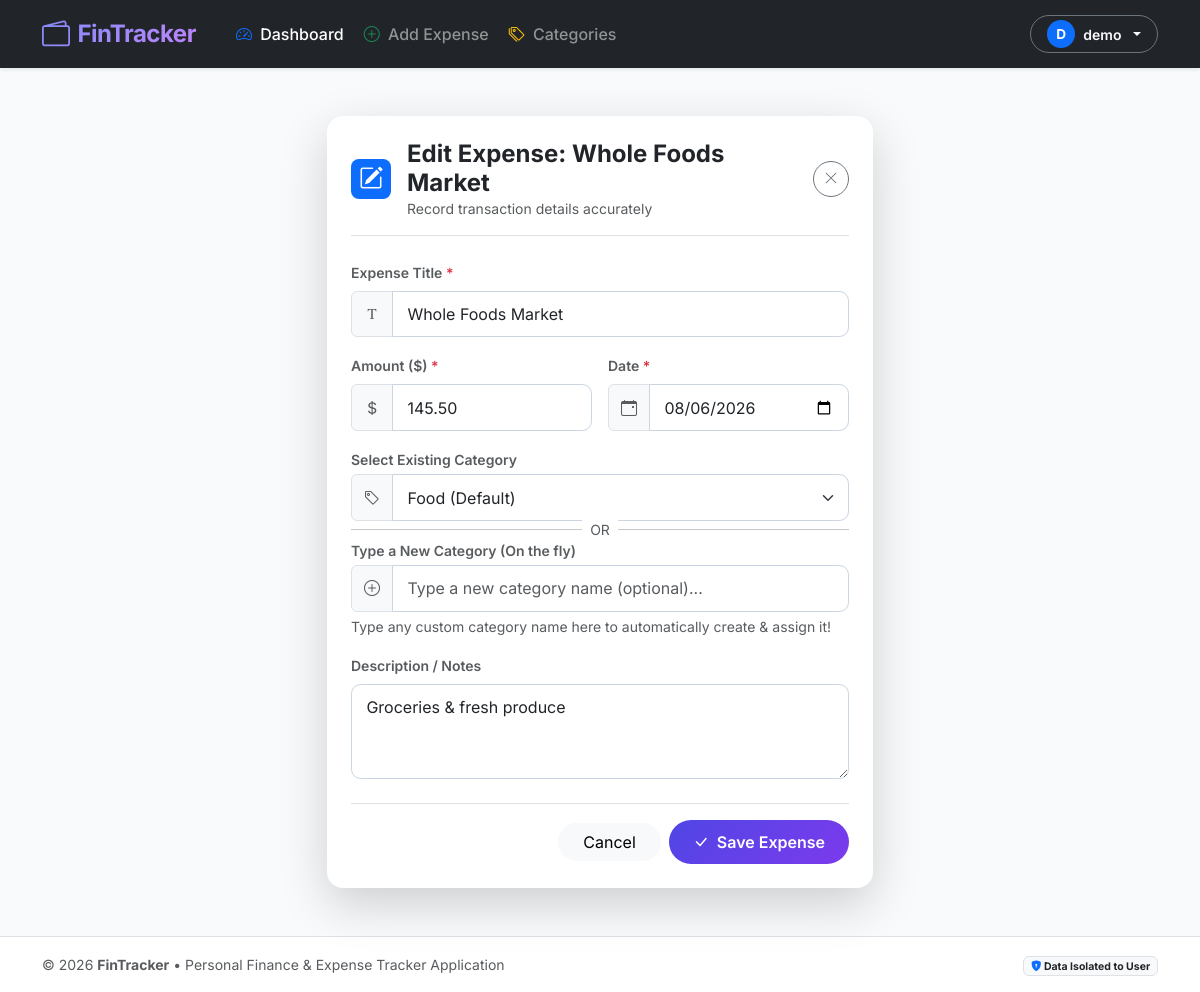
Page /expenses/2/edit/ (signed in) on the committed database.
### tracker/models.py (models this page shows, shortened)
class Expense(models.Model):
    user = models.ForeignKey(
        User,
        on_delete=models.CASCADE,
        related_name='expenses'
    )
    title = models.CharField(max_length=200)
    amount = models.DecimalField(
        max_digits=12,
        decimal_places=2,
        validators=[MinValueValidator(Decimal('0.01'))]
    )
    category = models.ForeignKey(
        Category,
        on_delete=models.SET_NULL,
        null=True,
        blank=True,
        related_name='expenses'
    )
    date = models.DateField(default=timezone.now)
    description = models.TextField(blank=True, null=True)
    created_at = models.DateTimeField(auto_now_add=True)
    class Meta:
        ordering = ['-date', '-created_at']

### tracker/views.py (the view)
# urls.py: path('expenses/<int:pk>/edit/', views.expense_update_view, name='expense_edit'),
@login_required
def expense_update_view(request, pk):
    expense = get_object_or_404(Expense, pk=pk, user=request.user)
    if request.method == 'POST':
        form = ExpenseForm(request.POST, instance=expense, user=request.user)
        if form.is_valid():
            updated_expense = form.save(commit=False)
            new_cat_name = form.cleaned_data.get('new_category_name', '').strip()
            if new_cat_name:
                cat_obj, _ = Category.objects.get_or_create(
                    user=request.user,
                    name=new_cat_name,
                    defaults={'icon': 'bi-tag-fill', 'color': '#3b82f6'}
                )
                updated_expense.category = cat_obj
            updated_expense.save()
            messages.success(request, f"Expense '{updated_expense.title}' updated successfully.")
            return redirect('dashboard')
        else:
            messages.error(request, "Failed to update expense. Please check input.")
    else:
        form = ExpenseForm(instance=expense, user=request.user)
    return render(request, 'tracker/expense_form.html', {'form': form, 'title': f"Edit Expense: {expense.title}", 'expense': expense})

### tracker/models.py (called while the page is built)
    def __str__(self):
        if self.user is None:
            return f"{self.name} (Default)"
        return self.name

### tracker/templates/tracker/expense_form.html (shortened to what this page needs)
{% extends 'tracker/base.html' %}
{% block content %}
<div class="row justify-content-center my-4">
    <div class="col-12 col-md-8 col-lg-6">
        <div class="card card-custom p-4 shadow-lg border-0">
            <div class="d-flex align-items-center justify-content-between mb-4 border-bottom pb-3">
                <div class="d-flex align-items-center gap-3">
                    <div class="icon-box bg-primary rounded-3 text-white">
                        <i class="bi {% if expense %}bi-pencil-square{% else %}bi-plus-circle-fill{% endif %} fs-4"></i>
                    </div>
                    <div>
                        <h4 class="fw-bold text-dark mb-0">{{ title }}</h4>
                        <p class="text-muted small mb-0">Record transaction details accurately</p>
                    </div>
                </div>
                <a href="{% url 'dashboard' %}" class="btn btn-outline-secondary btn-sm rounded-circle" style="width: 36px; height: 36px; line-height: 24px;" title="Cancel & Return">
                    <i class="bi bi-x-lg"></i>
                </a>
            </div>
            <form method="post" novalidate>
                <div class="mb-3">
                    <label for="{{ form.title.id_for_label }}" class="form-label fw-semibold small text-muted">
                        Expense Title <span class="text-danger">*</span>
                    </label>
                    <div class="input-group">
                        <span class="input-group-text bg-light text-muted"><i class="bi bi-fonts"></i></span>
                        {{ form.title }}
                    </div>
                </div>
                <div class="row g-3 mb-3">
                    <div class="col-12 col-sm-6">
                        <label for="{{ form.amount.id_for_label }}" class="form-label fw-semibold small text-muted">
                            Amount ($) <span class="text-danger">*</span>
                        </label>
                        <div class="input-group">
                            <span class="input-group-text bg-light text-muted"><i class="bi bi-currency-dollar"></i></span>
                            {{ form.amount }}
                        </div>
                    </div>
                    <div class="col-12 col-sm-6">
                        <label for="{{ form.date.id_for_label }}" class="form-label fw-semibold small text-muted">
                            Date <span class="text-danger">*</span>
                        </label>
                        <div class="input-group">
                            <span class="input-group-text bg-light text-muted"><i class="bi bi-calendar-event"></i></span>
                            {{ form.date }}
                        </div>
                    </div>
                </div>
                <div class="mb-3">
                    <label for="{{ form.category.id_for_label }}" class="form-label fw-semibold small text-muted mb-1">
                        Select Existing Category
                    </label>
                    <div class="input-group mb-2">
                        <span class="input-group-text bg-light text-muted"><i class="bi bi-tag"></i></span>
                        {{ form.category }}
                    </div>
                    <div class="text-center my-2 position-relative">
                        <span class="position-absolute top-50 start-50 translate-middle bg-white px-2 small text-muted">OR</span>
                    </div>
                    <label for="{{ form.new_category_name.id_for_label }}" class="form-label fw-semibold small text-muted mb-1">
                        Type a New Category (On the fly)
                    </label>
                    <div class="input-group">
                        <span class="input-group-text bg-light text-muted"><i class="bi bi-plus-circle"></i></span>
                        {{ form.new_category_name }}
                    </div>
                    <div class="form-text text-muted small">Type any custom category name here to automatically create & assign it!</div>
                </div>
                <div class="mb-4">
                    <label for="{{ form.description.id_for_label }}" class="form-label fw-semibold small text-muted">
                        Description / Notes
                    </label>
                    {{ form.description }}
                </div>
                <div class="d-flex align-items-center justify-content-end gap-2 border-top pt-3">
                    <a href="{% url 'dashboard' %}" class="btn btn-light rounded-pill px-4">Cancel</a>
                    <button type="submit" class="btn btn-primary-gradient rounded-pill px-4">
                        <i class="bi bi-check-lg me-1"></i> Save Expense
                    </button>
                </div>
            </form>
        </div>
    </div>
</div>
{% endblock %}

### tracker/templates/tracker/base.html (shortened to what this page needs)
{% load static %}
<!DOCTYPE html>
<html lang="en">
<head>
    <link href="https://cdn.jsdelivr.net/npm/bootstrap@5.3.2/dist/css/bootstrap.min.css" rel="stylesheet">
    <link rel="stylesheet" href="https://cdn.jsdelivr.net/npm/bootstrap-icons@1.11.3/font/bootstrap-icons.min.css">
    <link rel="stylesheet" href="{% static 'tracker/css/style.css' %}">
</head>
<body>
    <nav class="navbar navbar-expand-lg navbar-dark bg-dark sticky-top shadow-sm py-2">
        <div class="container">
            <a class="navbar-brand d-flex align-items-center gap-2 fs-4" href="{% url 'dashboard' %}">
                <i class="bi bi-wallet2 text-primary fs-3"></i>
                <span>FinTracker</span>
            </a>
            <div class="collapse navbar-collapse" id="navbarMain">
                {% if user.is_authenticated %}
                    <ul class="navbar-nav me-auto mb-2 mb-lg-0 gap-1 ms-lg-3">
                        <li class="nav-item">
                            <a class="nav-link text-white fw-medium active" href="{% url 'dashboard' %}">
                                <i class="bi bi-speedometer2 me-1 text-primary"></i> Dashboard
                            </a>
                        </li>
                        <li class="nav-item">
                            <a class="nav-link text-white-50 fw-medium" href="{% url 'expense_add' %}">
                                <i class="bi bi-plus-circle me-1 text-success"></i> Add Expense
                            </a>
                        </li>
                        <li class="nav-item">
                            <a class="nav-link text-white-50 fw-medium" href="{% url 'category_list' %}">
                                <i class="bi bi-tags me-1 text-warning"></i> Categories
                            </a>
                        </li>
                    </ul>
                    <div class="d-flex align-items-center gap-3">
                        <div class="dropdown">
                            <button class="btn btn-outline-light btn-sm dropdown-toggle d-flex align-items-center gap-2 rounded-pill px-3 py-1 border-secondary" type="button" data-bs-toggle="dropdown" aria-expanded="false">
                                <div class="bg-primary text-white rounded-circle d-flex align-items-center justify-content-center fw-bold" style="width: 28px; height: 28px; font-size: 0.85rem;">
                                    {{ user.username|first|upper }}
                                </div>
                                <span class="fw-semibold">{{ user.username }}</span>
                            </button>
                        </div>
                    </div>
                {% else %}
                    <div class="ms-auto d-flex align-items-center gap-2">
                        <a href="{% url 'login' %}" class="btn btn-outline-light btn-sm px-3 rounded-pill">Sign In</a>
                        <a href="{% url 'register' %}" class="btn btn-primary-gradient btn-sm px-3 rounded-pill">Get Started</a>
                    </div>
                {% endif %}
            </div>
        </div>
    </nav>
    <main class="container py-4">
        {% block content %}{% endblock %}
    </main>
    <footer class="bg-white border-top py-3 text-muted mt-auto">
        <div class="container d-flex flex-column flex-sm-row align-items-center justify-content-between text-center text-sm-start gap-2">
            <div class="small">
                &copy; {% now "Y" %} <strong>FinTracker</strong> &bull; Personal Finance & Expense Tracker Application
            </div>
            <div class="small">
                <span class="badge bg-light text-dark border"><i class="bi bi-shield-lock-fill text-primary"></i> Data Isolated to User</span>
            </div>
        </div>
    </footer>
</body>
</html>

### tracker/static/tracker/css/style.css (style rules this page uses)
:root { --primary-gradient: linear-gradient(135deg, #4f46e5 0%, #7c3aed 100%); --success-gradient: linear-gradient(135deg, #059669 0%, #10b981 100%); --warning-gradient: linear-gradient(135deg, #d97706 0%, #f59e0b 100%); --danger-gradient: linear-gradient(135deg, #dc2626 0%, #ef4444 100%); --info-gradient: linear-gradient(135deg, #0284c7 0%, #06b6d4 100%); --dark-gradient: linear-gradient(135deg, #1e293b 0%, #0f172a 100%); --bg-light: #f8fafc; --card-shadow: 0 10px 25px -5px rgba(0, 0, 0, 0.05), 0 8px 10px -6px rgba(0, 0, 0, 0.03); --card-shadow-hover: 0 20px 25px -5px rgba(0, 0, 0, 0.1), 0 10px 10px -5px rgba(0, 0, 0, 0.04); }
body { background-color: var(--bg-light); font-family: 'Inter', system-ui, -apple-system, BlinkMacSystemFont, "Segoe UI", Roboto, sans-serif; color: #334155; min-height: 100vh; display: flex; flex-direction: column; }
.navbar-brand { font-weight: 700; letter-spacing: -0.5px; background: linear-gradient(135deg, #818cf8 0%, #c084fc 100%); -webkit-background-clip: text; -webkit-text-fill-color: transparent; }
.card-custom { border: 1px solid rgba(226, 232, 240, 0.8); border-radius: 1rem; background: #ffffff; box-shadow: var(--card-shadow); transition: all 0.25s ease-in-out; }
.icon-box { width: 40px; height: 40px; border-radius: 0.75rem; display: inline-flex; align-items: center; justify-content: center; font-size: 1.2rem; color: #ffffff; }
.form-control, .form-select { border-radius: 0.6rem; padding: 0.65rem 0.9rem; border: 1px solid #cbd5e1; }
.btn-primary-gradient { background: var(--primary-gradient); border: none; color: #ffffff; font-weight: 600; padding: 0.65rem 1.25rem; border-radius: 0.6rem; transition: all 0.2s ease; }
footer { margin-top: auto; }

### rows in the picture
Expense: title "Whole Foods Market", amount "145.50", date "08/06/2026", category "Food (Default)", description "Groceries & fresh produce"

### other values in the picture
{{ user.username|first|upper }} "D"
{{ user.username }} "demo"
{{ title }} "Edit Expense: Whole Foods Market"
